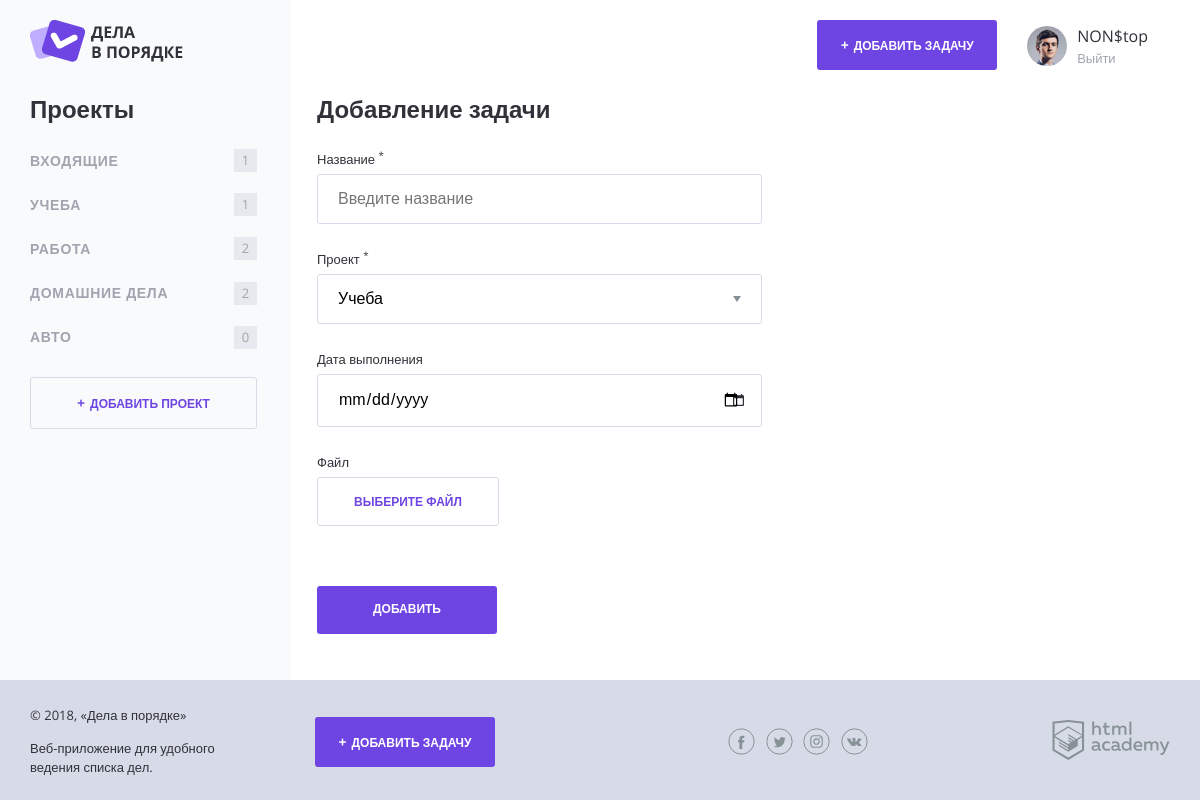
The app's page /task_add.php?project_id=2 (signed in) with its own data.
### tables this page shows
CREATE TABLE `projects` (
  `project_id` int(11) NOT NULL AUTO_INCREMENT,
  `user_id` int(11) NOT NULL,
  `project_name` varchar(50) NOT NULL,
  PRIMARY KEY (`project_id`),
  KEY `user_id` (`user_id`)
);

### functions.php (called while the page is built, shortened)
<?php
function Include_template($name, $data)
{
    $name = 'templates/' . $name;
    extract($data);
    include_once $name;
    $result = ob_get_clean();
    return $result;
}
function execSql($conn, $sql)
{
    $result = mysqli_query($conn, $sql);
    return $result;
}
function getAssocArrayFromSQL($dbConn, $sql)
{
    $result = mysqli_fetch_all(execSql($dbConn, $sql), MYSQLI_ASSOC);
    return $result;
}
function createEmptyTaskFieldValuesArray()
{
    $errorClassAndMessage = [
        'errorClass' => '',
        'errorMessage' => ''
    ];
    $result = [
        'fieldValues' => [
            'name' => '',
            'project' => 0,
            'date' => '',
            'file' => ''
        ],
        'errors' => [
            'errorFlag' => 0,
            'errorGeneralMessage' => '',
            'name' => $errorClassAndMessage,
            'project' => $errorClassAndMessage,
            'date' => $errorClassAndMessage
        ]
    ];
    return $result;
}

### templates/task_add.php (the view, shortened to what this page needs)
<main class="content__main">
  <h2 class="content__main-heading">Добавление задачи</h2>
  <form class="form" action="/task_add.php" method="post" enctype="multipart/form-data">
    <div class="form__row">
      <label class="form__label" for="name">Название <sup>*</sup></label>
      <input class="form__input<?= $fieldsValues['errors']['name']['errorClass'] ?>" type="text" name="name" id="name" value="<?= $fieldsValues['fieldValues']['name'] ?>" placeholder="Введите название" maxlength="50">
    </div>
    <div class="form__row">
      <label class="form__label" for="project">Проект <sup>*</sup></label>
      <select class="form__input form__input--select<?= $fieldsValues['errors']['project']['errorClass'] ?>" name="project" id="project">
      <?php
      foreach ($projects as $project) {
          $selected = '';
          if ($project['project_id'] == $activeProject['id']) {
              $selected = ' selected';
          } ?>
        <option value="<?= $project['project_id'] ?>"<?= $selected ?>><?= $project['project_name'] ?></option>
      <?php
      }
      ?>
      </select>
    </div>
    <div class="form__row">
      <label class="form__label" for="date">Дата выполнения</label>
      <input class="form__input form__input--date<?= $fieldsValues['errors']['date']['errorClass'] ?>" type="date" name="date" id="date" value="<?= $fieldsValues['fieldValues']['date'] ?>" placeholder="Введите дату в формате ДД.ММ.ГГГГ" maxlength="10">
    </div>
    <div class="form__row">
      <label class="form__label" for="preview">Файл</label>
      <div class="form__input-file">
        <label class="button button--transparent" for="preview">
          <span>Выберите файл</span>
        </label>
      </div>
    </div>
    <div class="form__row form__row--controls">
      <input class="button" type="submit" name="submit" value="Добавить">
    </div>
  </form>
</main>

### templates/layout.php (shortened to what this page needs)
<!DOCTYPE html>
<html lang="ru">
<head>
    <link rel="stylesheet" href="css/normalize.css">
    <link rel="stylesheet" href="css/style.css">
    <link rel="stylesheet" href="css/flatpickr.min.css">
</head>
<body>
<div class="page-wrapper">
    <div class="container container--with-sidebar">
        <header class="main-header">
            <a href="/">
                <img src="img/logo.png" width="153" height="42" alt="Логотип Дела в порядке">
            </a>
            <div class="main-header__side">
                <a class="main-header__side-item button button--plus open-modal" href="/task_add.php<?= $activeProject['aloneGetStr'] ?>">Добавить задачу</a>
                <div class="main-header__side-item user-menu">
                    <div class="user-menu__image">
                        <img src="img/user-pic.jpg" width="40" height="40" alt="Пользователь">
                    </div>
                    <div class="user-menu__data">
                        <p><?=  $_SESSION['userName'] ?></p>
                        <a href="/logout.php">Выйти</a>
                    </div>
                </div>
            </div>
        </header>
        <div class="content">
            <section class="content__side">
                <h2 class="content__side-heading">Проекты</h2>
                <nav class="main-navigation">
                    <ul class="main-navigation__list">
                    <?php
                    foreach ($projects as $project) {
                        ?>
                        <li class="main-navigation__list-item">
                            <a class="main-navigation__list-item-link" href="/index.php?project_id=<?= $project['project_id'] ?>"><?= $project['project_name'] ?></a>
                            <span class="main-navigation__list-item-count"><?= $project['task_count'] ?></span>
                        </li>
                    <?php
                    }
                    ?>
                    </ul>
                </nav>
                <a class="button button--transparent button--plus content__side-button"
                   href="/project_add.php">Добавить проект</a>
            </section>
            <?= $content ?>
        </div>
    </div>
</div>
<footer class="main-footer">
    <div class="container">
        <div class="main-footer__copyright">
            <p>© 2018, «Дела в порядке»</p>
            <p>Веб-приложение для удобного ведения списка дел.</p>
        </div>
        <a class="main-footer__button button button--plus" href="/task_add.php<?= $activeProject['aloneGetStr'] ?>">Добавить задачу</a>
        <div class="main-footer__social social">
            <a class="social__link social__link--facebook" href="#">
            </a>
            <a class="social__link social__link--twitter" href="#">
            </a>
            <a class="social__link social__link--instagram" href="#">
            </a>
            <a class="social__link social__link--vkontakte" href="#">
            </a>
        </div>
        <div class="main-footer__developed-by">
            <a href="https://htmlacademy.ru/intensive/php">
                <img src="img/htmlacademy.svg" alt="HTML Academy" width="118" height="40">
            </a>
        </div>
    </div>
</footer>
</body>
</html>

### css/style.css (style rules this page uses)
html, body { height: 100%; }
.page-wrapper { min-height: 100%; margin-bottom: -120px; display: flex; }
.page-wrapper::after { content: ""; display: block; }
.main-footer, .page-wrapper::after { height: 94px; }
body { position: relative; min-width: 1180px; font-size: 16px; font-family: "OpenSans", sans-serif; color: #31313a; }
a { text-decoration: none; }
.container { width: 1140px; margin: 0 auto; padding: 0 20px; }
.container--with-sidebar { position: relative; }
.container--with-sidebar::after { content: ""; position: absolute; top: 0; left: calc(-50vw + 280px); z-index: -1; width: 50vw; height: 100%; background-color: #f9fafc; }
.button { display: inline-block; width: 180px; padding: 17px 0; font-weight: 700; font-size: 12px; text-align: center; color: #ffffff; text-transform: uppercase; text-decoration: none; background-color: #6e45e2; border: 0; border-radius: 3px; }
.button--plus::before { content: "+"; margin-right: 5px; font-size: 14px; }
.button--transparent { color: #6e45e2; border: 1px solid #d7dbe8; }
.button--transparent, .button--transparent:hover, .button--transparent:focus, .button--transparent:active { background-color: transparent; }
.main-header { display: flex; justify-content: space-between; padding: 20px 0 26px; }
.main-header__side { display: flex; align-items: center; margin-right: 22px; }
.main-header__side-item { margin-left: 30px; }
.user-menu { display: flex; align-items: center; }
.user-menu__image { flex-shrink: 1; margin-top: 6px; margin-right: 10px; }
.user-menu__image img { border-radius: 50%; }
.user-menu__data p { margin: 3px 0 2px; }
.user-menu__data a { font-size: 13px; color: #9fa4af; }
.content { display: flex; margin-bottom: 120px; }
.content__side { width: 260px; }
.content__side-heading { margin: 0; margin-bottom: 15px; }
.content__side-button { width: 225px; }
.main-navigation { margin-bottom: 18px; }
.main-navigation__list { margin: 0 0 0 -8px; padding: 0; list-style: none; }
.main-navigation__list-item { display: flex; align-items: center; font-size: 14px; color: #9fa4af; text-transform: uppercase; }
.main-navigation__list-item-link { flex-grow: 1; padding: 14px 8px; font-weight: bold; color: inherit; text-decoration: none; letter-spacing: 0.05em; }
.main-navigation__list-item-count { display: inline-block; min-width: 19px; min-height: 19px; margin-right: 33px; padding: 2px; font-size: 13px; line-height: 18px; text-align: center; background-color: #e8e9ee; }
.content__main { flex-grow: 1; padding: 0 30px 0 27px; }
.content__main-heading { margin: 0; margin-bottom: 25px; }
.main-footer { position: relative; padding: 13px 0; background-color: #d7dbe8; }
.main-footer .container { display: flex; align-items: center; }
.main-footer__copyright { width: 215px; margin-right: 70px; font-size: 13px; line-height: 1.5; }
.main-footer__button { margin-right: 202px; }
.main-footer__social { width: 140px; margin-right: 184px; }
.social { display: flex; flex-wrap: wrap; justify-content: space-between; margin-left: auto; }
.social__link { width: 27px; height: 27px; }
.form { max-width: 445px; }
.form__row { margin-bottom: 25px; }
.form__label { display: inline-block; margin-bottom: 7px; font-size: 13px; }
.form__input { box-sizing: border-box; width: 100%; padding: 15px 20px; border: 1px solid #d7dbe8; border-radius: 3px; -webkit-appearance: none; -moz-appearance: none; appearance: none; }
.form__input--select { background: #ffffff url("../img/dropdown.svg") right 20px top 50% no-repeat; }
.form__input--date { background: #ffffff url("../img/icon-calendar.png") right 17px top 50% no-repeat; }
.form__row--controls { margin-top: 60px; margin-bottom: 0; }

### records on screen
projects: project_name "ВХОДЯЩИЕ", task_count "1"
projects: project_name "УЧЕБА", task_count "1"
projects: project_name "РАБОТА", task_count "2"
projects: project_name "ДОМАШНИЕ ДЕЛА", task_count "2"
projects: project_name "АВТО", task_count "0"

### other values on screen
$_SESSION['userName'] "NON$top"
form field project "Учеба"
